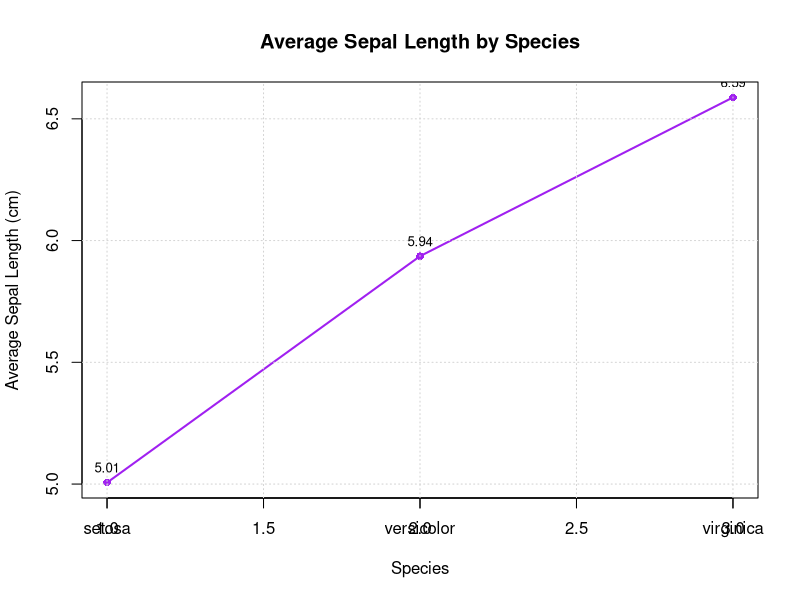

This chart was generated by the following R code:
# Load the iris dataset
data(iris)

# Compute the average Sepal.Length for each Species
avg_sepal <- tapply(iris$Sepal.Length, iris$Species, mean)

# Create a simple line plot
plot(
  avg_sepal,
  type = "o",                    # "o" = line + points
  main = "Average Sepal Length by Species",
  xlab = "Species",
  ylab = "Average Sepal Length (cm)",
  col = "purple",
  lwd = 2,
  pch = 16,
)

# Add custom x-axis labels
axis(1, at = 1:length(avg_sepal), labels = names(avg_sepal))

# Add grid for clarity
grid()

# Add value labels on each point
text(1:length(avg_sepal), avg_sepal, labels = round(avg_sepal, 2), pos = 3, cex = 0.8)